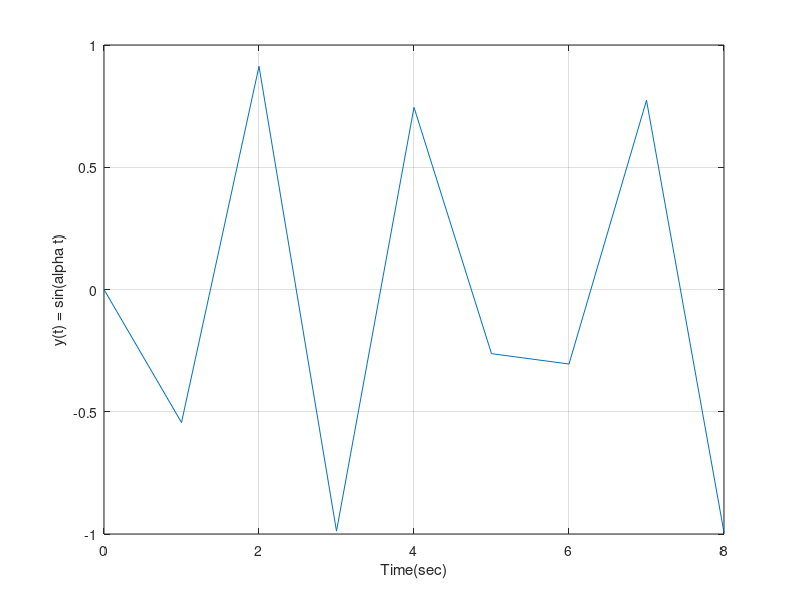

Write MATLAB code to recreate this figure.
t = [0 1 2 3 4 5 6 7 8];
y = sin(10*t);

plot(t, y)
xlabel("Time(sec)") %legenda
ylabel("y(t) = sin(alpha t)")
grid on %grades do gráfico